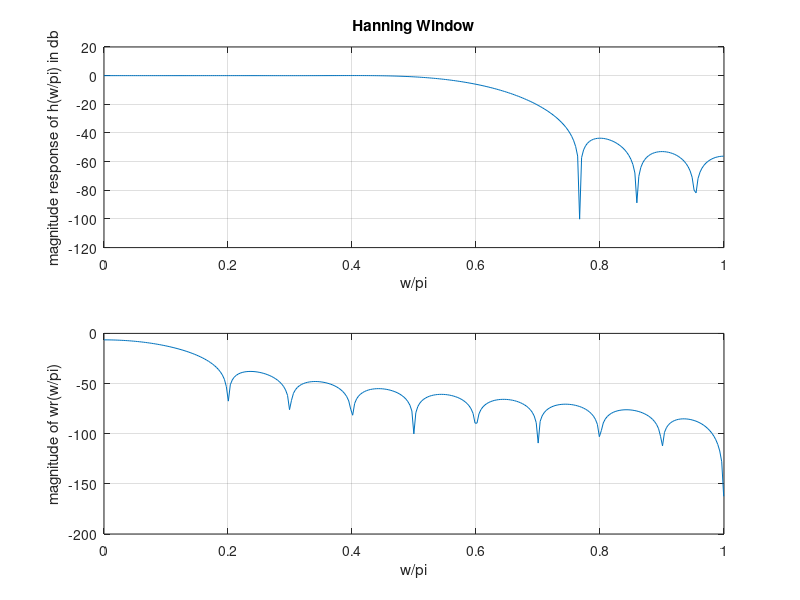

Write MATLAB code to recreate this figure.
N=21;
wc=0.6*pi;
n=0:1:N-1;
eps=0.001;
alpha=(N-1)/2;
hd=sin(wc*(n-alpha+eps))./(pi*(n-alpha+eps));
wr=hanning(N);
h=hd.*wr';
w=0:0.01:pi;
H=freqz(h,1,w);
subplot(2,1,1);
plot(w/pi,20*log10(abs(H)));
grid on;
xlabel('w/pi')
ylabel('magnitude response of h(w/pi) in db')
title("Hanning Window");
w1=freqz(wr/N,1,w);
subplot(2,1,2)
plot(w/pi,20*log10(abs(w1)));
grid on;
xlabel('w/pi');
ylabel('magnitude of wr(w/pi)');
